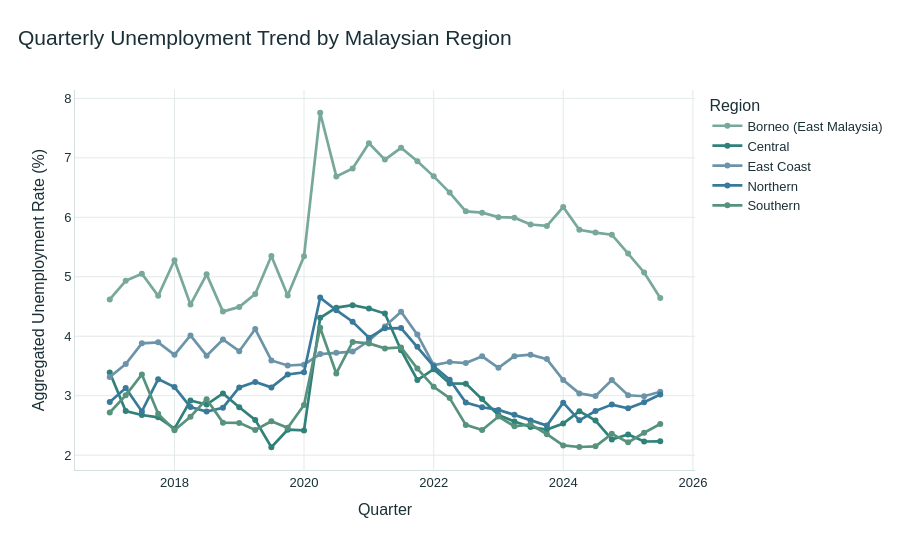

Notebook source saved alongside this figure:
### Code cell
# CELL 34
# INTERACTIVE CHART 8:
# Quarterly unemployment trend by Malaysian region.

regional_trend_data = (
    df_qtr
    .groupby(
        ["date", "region"],
        as_index=False,
        observed=True
    )
    .agg(
        regional_labour_force=("lf", "sum"),
        regional_unemployed=(
            "lf_unemployed",
            "sum"
        )
    )
)

regional_trend_data["regional_u_rate"] = (
    regional_trend_data["regional_unemployed"]
    / regional_trend_data["regional_labour_force"]
    * 100
)

regional_trend_data["quarter_label"] = (
    regional_trend_data["date"]
    .dt.to_period("Q")
    .astype(str)
)

regional_figure = px.line(
    regional_trend_data,
    x="date",
    y="regional_u_rate",
    color="region",
    markers=True,
    color_discrete_map=REGION_COLORS,
    title=(
        "Quarterly Unemployment Trend "
        "by Malaysian Region"
    ),
    labels={
        "date": "Quarter",
        "regional_u_rate":
        "Aggregated Unemployment Rate (%)",
        "region": "Region"
    },
    custom_data=[
        "quarter_label",
        "regional_labour_force",
        "regional_unemployed"
    ]
)

regional_figure.update_traces(
    line={
        "width": 2.7
    },
    marker={
        "size": 6
    },
    hovertemplate=(
        "<b>%{fullData.name}</b><br>"
        "Quarter: %{customdata[0]}<br>"
        "Unemployment rate: %{y:.2f}%<br>"
        "Labour force: %{customdata[1]:,.1f} thousand<br>"
        "Unemployed: %{customdata[2]:,.1f} thousand"
        "<extra></extra>"
    )
)

regional_figure.update_layout(
    legend_title_text="Region",
    hovermode="x unified"
)

apply_dashboard_theme(
    regional_figure,
    theme="light",
    height=540
)

regional_figure.show()
